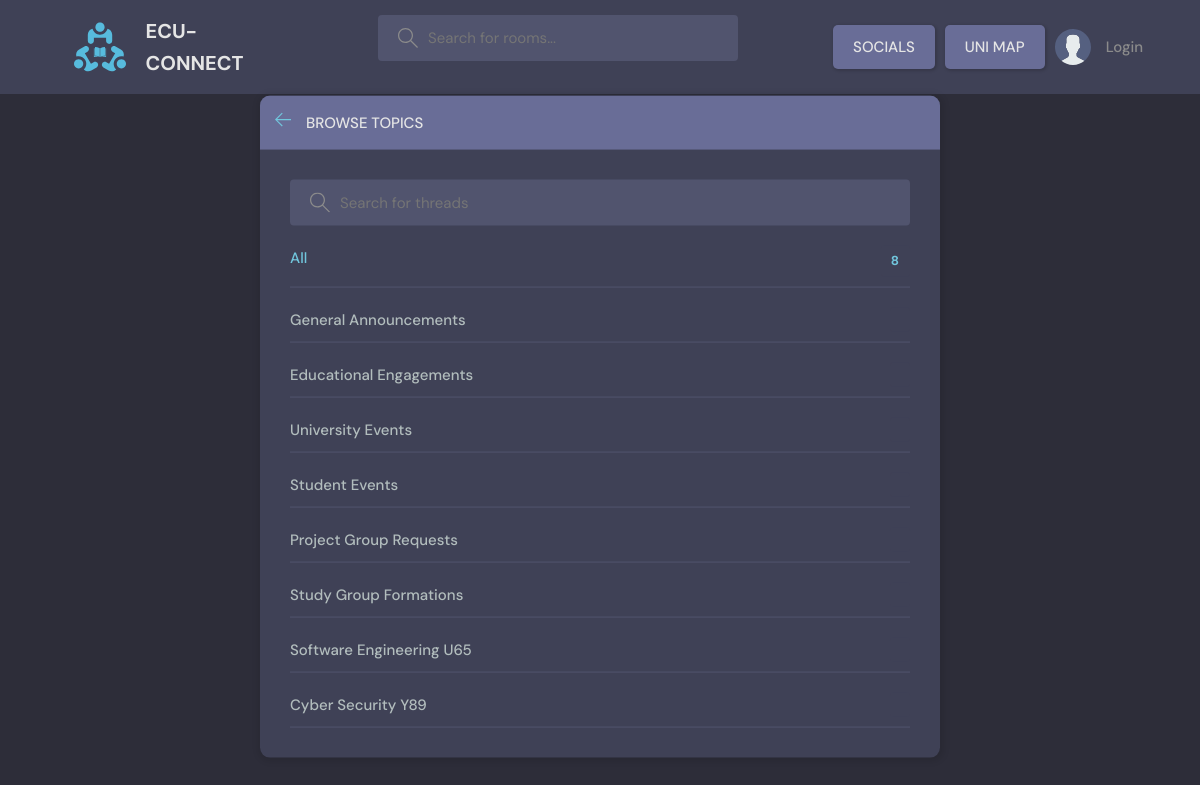
Page /topics/ on the committed database.
### base/models.py (models this page shows, shortened)
class Topic(models.Model):
    name = models.CharField(max_length=200)

### base/views.py (the view)
# urls.py: path('topics/', views.topicsPage, name="topics"),
def topicsPage(request):
    q = request.GET.get('q') if request.GET.get('q') != None else ''
    topics = Topic.objects.filter(name__icontains=q)
    return render(request, 'base/topics.html', {'topics': topics})

### base/templates/base/topics.html (shortened to what this page needs)
{% extends 'main.html' %}
{% block content %}
    <main class="create-room layout">
      <div class="container">
        <div class="layout__box">
          <div class="layout__boxHeader">
            <div class="layout__boxTitle">
              <a href="{% url 'home' %}">
                <svg version="1.1" xmlns="http://www.w3.org/2000/svg" width="32" height="32" viewBox="0 0 32 32">
                  <title>arrow-left</title>
                  <path
                    d="M13.723 2.286l-13.723 13.714 13.719 13.714 1.616-1.611-10.96-10.96h27.625v-2.286h-27.625l10.965-10.965-1.616-1.607z"
                  ></path>
                </svg>
              </a>
              <h3>Browse Topics</h3>
            </div>
          </div>
          <div class="topics-page layout__body">
            <form action = "" method = "GET" class="header__search">
              <label>
                <input name = "q" placeholder="Search for threads" />
              </label>
            </form>
            <ul class="topics__list">
              <li>
                <a href="{% url 'topics' %}" class="active">All <span>{{topics.count}}</span></a>
              </li>
              {% for topic in topics %}
              <li>
                <a href="{% url 'home' %}?q={{topic.name}}">{{topic.name}} <span>{{topics.room_set.all.count}}</span></a>
              </li>
              <li>
              {% endfor %}
            </ul>
          </div>
        </div>
      </div>
    </main>
    {% endblock content %}

### static/styles/style.css (style rules this page uses)
:root { --color-main: #71c6dd; --color-main-light: #e1f6fb; --color-dark: #3f4156; --color-dark-medium: #51546e; --color-dark-light: #696d97; --color-light: #e5e5e5; --color-gray: #8b8b8b; --color-light-gray: #b2bdbd; --color-bg: #2d2d39; --color-success: #5dd693; --color-error: #fc4b0b; }
* { font-family: "DM Sans", -apple-system, BlinkMacSystemFont, "Segoe UI", Roboto, Oxygen, Ubuntu, Cantarell, "Open Sans", "Helvetica Neue", sans-serif; margin: 0; padding: 0; box-sizing: border-box; text-rendering: optimizeLegibility; font-size: inherit; }
html { font-size: 56.25%; }
@media only screen and (min-width: 1200px) { html { font-size: 62.5%; } }
body { line-height: 1.6; font-weight: 400; font-size: 1.5rem; color: var(--color-light-gray); background-color: var(--color-bg); min-height: 100vh; }
a { display: inline-block; color: var(--color-main); text-decoration: none; }
.container { max-width: 120rem; width: 90%; margin: auto; }
.header__search > label { background-color: var(--color-dark-medium); padding: 1.3rem 1rem; display: flex; align-items: center; gap: 1rem; border-radius: 4px; }
.header__search svg { fill: var(--color-gray); width: 2rem; height: 2rem; margin-left: 1rem; }
.header__search input { width: 30rem; background: transparent; border: none; outline: none; color: var(--color-light); }
.layout { margin-top: 2.4rem; }
.layout > .container { display: flex; justify-content: space-between; align-items: flex-start; }
.layout__box { width: 90%; max-width: 48rem; min-height: 40rem; position: absolute; top: 50%; left: 50%; transform: translate(-50%, -46%); background-color: var(--color-dark); border-radius: 1rem; box-shadow: 1px 1px 6px 3px rgba(0, 0, 0, 0.1); overflow: hidden; }
.layout__boxHeader { display: flex; padding: 1.5rem; background-color: var(--color-dark-light); }
.layout__boxTitle { display: flex; gap: 1.5rem; align-items: center; }
.layout__boxTitle h3 { text-transform: uppercase; font-weight: 500; color: var(--color-light); }
.layout__boxTitle svg { width: 1.6rem; height: 1.6rem; fill: var(--color-main); }
.layout__body { margin: 3rem; }
.topics__list { list-style: none; }
.topics__list li a { display: flex; justify-content: space-between; margin-bottom: 3rem; font-weight: 500; color: var(--color-light-gray); transition: all 0.3s ease-in-out; }
.topics__list li a.active, .topics__list li a:hover { color: var(--color-main); }
.topics__list li a span { padding: 0.5rem 1rem; background-color: var(--color-dark); border-radius: 3px; font-size: 1.3rem; font-weight: 700; letter-spacing: 1px; }
.topics-page .topics__list li:not(:last-child) a { margin: 2rem 0; padding-bottom: 1rem; text-decoration: none; border-bottom: 1px solid var(--color-dark-medium); }
.topics-page .header__search { display: block; }
.create-room.layout .layout__box { max-width: 68rem; }

### rows in the picture
Topic: name "General Announcements"
Topic: name "Educational Engagements"
Topic: name "University Events"
Topic: name "Student Events"
Topic: name "Project Group Requests"
Topic: name "Study Group Formations"
Topic: name "Software Engineering U65"
Topic: name "Cyber Security Y89"

### other values in the picture
{{ topics.count }} "8"
